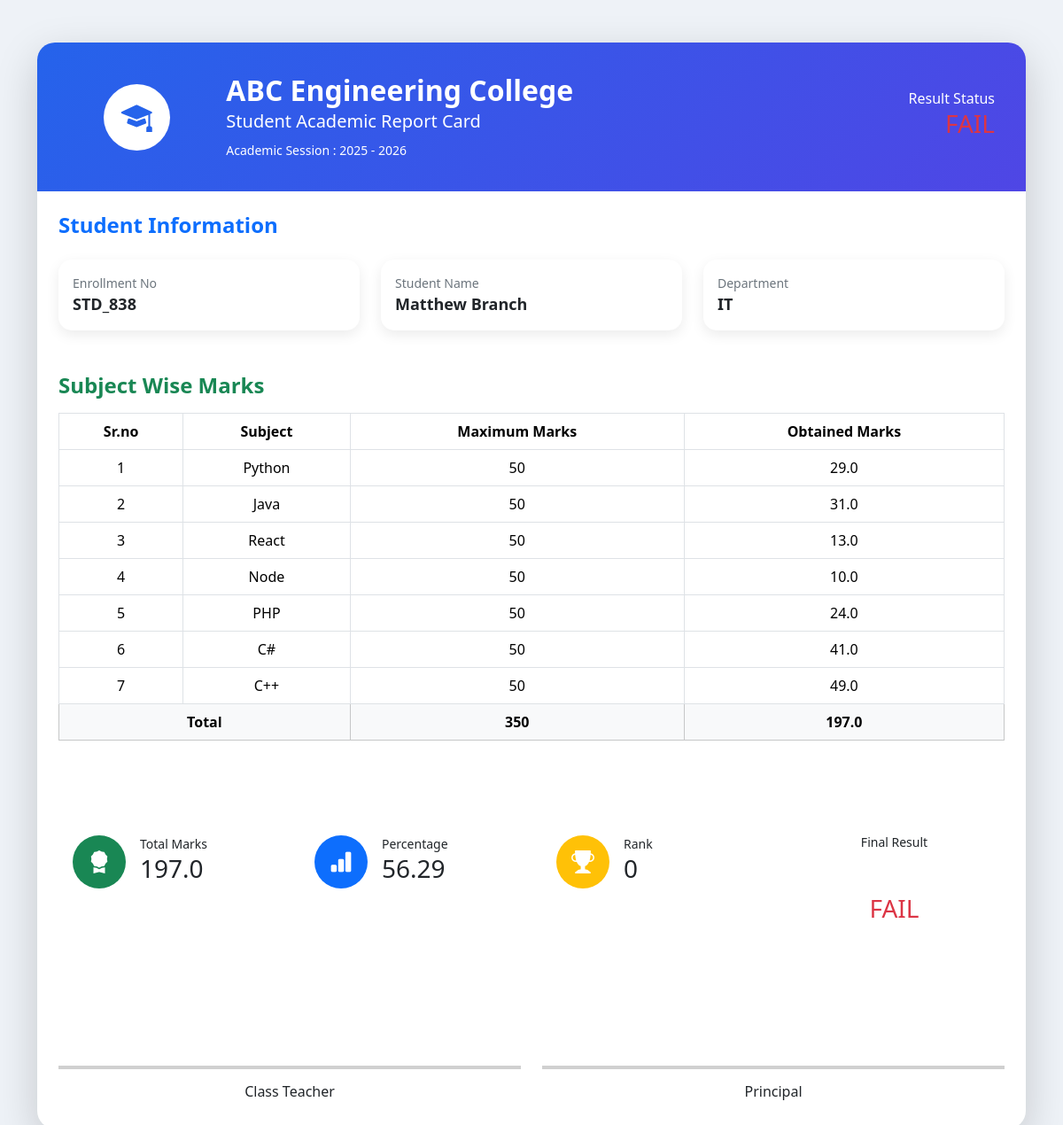
The app's page /report?id=2&action=display with its own data.
### myapp/models.py (models this page shows)
class Marks(models.Model):
    student = models.ForeignKey(Student,on_delete=models.CASCADE)
    subject = models.ForeignKey(Subject,on_delete=models.CASCADE)
    marks = models.FloatField()

class Student(models.Model):
    en_no = models.ForeignKey(Enrollment,on_delete=models.CASCADE)
    dept = models.ForeignKey(Dept,on_delete=models.CASCADE)
    name = models.CharField(max_length=20)
    email = models.CharField(max_length=50)
    age = models.IntegerField()

class Enrollment(models.Model):
    en_no = models.CharField(max_length=20)

class Dept(models.Model):
    name = models.CharField(max_length=20)

class Subject(models.Model):
    name = models.CharField(max_length=20)

### myapp/views.py (the view, shortened to what this page needs)
# urls.py: path('report',report,name="report")
def report(request):
    id = request.GET['id']
    action = request.GET['action']
    data = Marks.objects.filter(student_id=id)
    all = (
    Student.objects
    .annotate(
        total_marks=Sum('marks__marks'),
        failed_subjects=Count(
            'marks',
            filter=Q(marks__marks__lt=18)
        )
    )
    .filter(failed_subjects=0)
    .order_by('-total_marks')
)
    rank=1
    k=0
    for i in all:
        if i.id==int(id):
            k=1
            break
        rank+=1
    if k==0:
        rank=0
    total = 0
    flag = 'PASS'
    for i in data:
        total+=i.marks
        if i.marks<18:
            flag="FAIL"
    per = round((total*100)/350,2)
    if action == 'display':
        return render(request,"report.html",{'data':data,'total':total,'per':per,'flag':flag,'rank':rank})
    else:
        html_message = render_to_string(
        "report.html",{'data':data,'total':total,'per':per,'flag':flag,'rank':rank}
    )

### myapp/templates/report.html (shortened to what this page needs)
<!DOCTYPE html>
<html lang="en">
<head>
    <link href="https://cdn.jsdelivr.net/npm/bootstrap@5.3.3/dist/css/bootstrap.min.css" rel="stylesheet">
    <link rel="stylesheet"
        href="https://cdn.jsdelivr.net/npm/bootstrap-icons@1.11.3/font/bootstrap-icons.min.css">
</head>
<body>
<div class="container py-5">
<div class="card report-card shadow-lg">
    <div class="header">
        <div class="row align-items-center">
            <div class="col-md-2 text-center">
                <div class="school-logo">
                    <i class="bi bi-mortarboard-fill"></i>
                </div>
            </div>
            <div class="col-md-7">
                <h2 class="fw-bold mb-1">
                    ABC Engineering College
                </h2>
                <h5>Student Academic Report Card</h5>
                <small>Academic Session : 2025 - 2026</small>
            </div>
            <div class="col-md-3 text-md-end">
                <p class="mb-0">Result Status</p>
                {%if flag == 'PASS'%}
                    <h3 class="text-success">{{flag}}</h3>
                    {%else%}
                    <h3 class="text-danger">{{flag}}</h3>
                {%endif%}
            </div>
        </div>
    </div>
    <div class="card-body p-4">
        <h4 class="mb-4 text-primary fw-bold">
            Student Information
        </h4>
        <div class="row g-4">
            <div class="col-md-4">
                <div class="card info-card p-3">
                    <div class="info-title">Enrollment No</div>
                    <div class="info-value">{{data.0.student.en_no.en_no}}</div>
                </div>
            </div>
            <div class="col-md-4">
                <div class="card info-card p-3">
                    <div class="info-title">Student Name</div>
                    <div class="info-value">{{data.0.student.name}}</div>
                </div>
            </div>
            <div class="col-md-4">
                <div class="card info-card p-3">
                    <div class="info-title">Department</div>
                    <div class="info-value">{{data.0.student.dept.name}}</div>
                </div>
            </div>
        </div>
        <div class="mt-5">
            <h4 class="text-success fw-bold mb-3">
                Subject Wise Marks
            </h4>
            <div class="table-responsive">
                <table class="table table-bordered align-middle text-center">
                    <thead>
                    <tr>
                        <th>Sr.no</th>
                        <th>Subject</th>
                        <th>Maximum Marks</th>
                        <th>Obtained Marks</th>
                    </tr>
                    </thead>
                    <tbody>
                    {%for i in data%}
                    <tr>
                        <td>{{forloop.counter}}</td>
                        <td>{{i.subject.name}}</td>
                        <td>50</td>
                        <td>{{i.marks}}</td>
                    </tr>
                    {%endfor%}
                    </tbody>
                    <tfoot class="table-light">
                    <tr>
                        <th colspan="2">Total</th>
                        <th>350</th>
                        <th>{{total}}</th>
                    </tr>
                    </tfoot>
                </table>
            </div>
        </div>
        <div class="row mt-5 g-4">
            <div class="col-md-3">
                <div class="card summary p-3">
                    <div class="d-flex align-items-center">
                        <div class="icon bg-success me-3">
                            <i class="bi bi-award-fill"></i>
                        </div>
                        <div>
                            <small>Total Marks</small>
                            <h3>{{total}}</h3>
                        </div>
                    </div>
                </div>
            </div>
            <div class="col-md-3">
                <div class="card summary p-3">
                    <div class="d-flex align-items-center">
                        <div class="icon bg-primary me-3">
                            <i class="bi bi-bar-chart-fill"></i>
                        </div>
                        <div>
                            <small>Percentage</small>
                            <h3>{{per}}</h3>
                        </div>
                    </div>
                </div>
            </div>
            <div class="col-md-3">
                <div class="card summary p-3">
                    <div class="d-flex align-items-center">
                        <div class="icon bg-warning me-3">
                            <i class="bi bi-trophy-fill"></i>
                        </div>
                        <div>
                            <small>Rank</small>
                            <h3>{{rank}}</h3>
                        </div>
                    </div>
                </div>
            </div>
            <div class="col-md-3">
                <div class="card summary p-3 text-center">
                    <small>Final Result</small>
                    <br><br>
                    {%if flag == 'PASS'%}
                    <h3 class="text-success">{{flag}}</h3>
                    {%else%}
                    <h3 class="text-danger">{{flag}}</h3>
                    {%endif%}
                </div>
            </div>
        </div>
        <div class="row mt-5 signature">
            <div class="col-md-6 text-center">
                <br><br><br>
                <hr>
                <h6>Class Teacher</h6>
            </div>
            <div class="col-md-6 text-center">
                <br><br><br>
                <hr>
                <h6>Principal</h6>
            </div>
        </div>
    </div>
</div>
</div>
</body>
</html>

### myapp/templates/report.html (style rules this page uses)
body { background:#eef2f7; font-family: 'Segoe UI',sans-serif; }
.report-card { border-radius:20px; overflow:hidden; border:none; }
.header { background:linear-gradient(135deg,#2563eb,#4f46e5); color:#fff; padding:35px; }
.school-logo { width:75px; height:75px; border-radius:50%; background:#fff; color:#2563eb; display:flex; align-items:center; justify-content:center; font-size:35px; margin:auto; }
.info-card { border:none; border-radius:15px; box-shadow:0 5px 15px rgba(0,0,0,.08); }
.info-title { color:#6c757d; font-size:14px; }
.info-value { font-weight:600; font-size:18px; }
.summary { border:none; border-radius:15px; transition:.3s; }
.icon { width:60px; height:60px; border-radius:50%; display:flex; justify-content:center; align-items:center; color:#fff; font-size:26px; }
.table thead { background:#2563eb; color:#fff; }
.signature hr { border:2px solid #444; }

### records on screen
Marks: student.en_no "STD_838", student.name "Matthew Branch", student.name "IT", subject.name "Python", marks "29.0"
Marks: subject.name "Java", marks "31.0"
Marks: subject.name "React", marks "13.0"
Marks: subject.name "Node", marks "10.0"
Marks: subject.name "PHP", marks "24.0"
Marks: subject.name "C#", marks "41.0"
Marks: subject.name "C++", marks "49.0"

### other values on screen
{{ total }} "197.0"
{{ per }} "56.29"
{{ rank }} "0"
{{ flag }} "FAIL"
